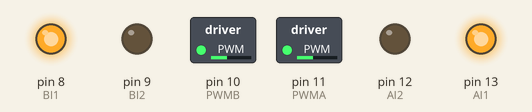
This sketch was run on a simulated Arduino Uno, built with avr-gcc and run on an emulated ATmega328P. Shown: switched loads named in the sketch (green lamp = pin HIGH), output pins drawn as LEDs (lit = HIGH).

Above: at 0.05 s.
At 9.35 s:
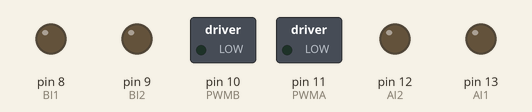
Timing chart, 0 to 12.2 s (numbered marks = the images above):
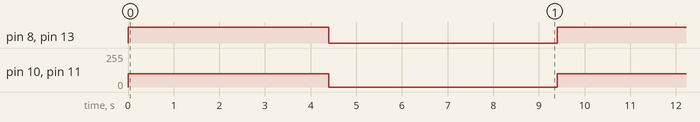

Measured:
- by itself, pin 8 (BI1), pin 13 (AI1): alternates HIGH for 4.4 s and LOW for 5.0 s
- by itself, pin 10 (PWMB), pin 11 (PWMA): alternates 100/255 for 4.4 s and 0/255 for 5.0 s

The sketch:

finecontrol.ino
```cpp
//---------------------------------------------------------------------
// ME120, Section 001
// Sean Lai
//
// Fine Control Functions
// Note when hooking up motors:
// A01(+) A02(-), B01(-), B02(+) due to the physical orientation of the motors,
// because the B motor is mounted upside down.
//---------------------------------------------------------------------

// Declare pins for motors
const int AI1 = 13, AI2 = 12, PWMA = 11;
const int BI1 = 8, BI2 = 9, PWMB = 10;

void setup() {
  // Setup pins as outputs
  pinMode(AI1, OUTPUT);
  pinMode(AI2, OUTPUT);
  pinMode(PWMA, OUTPUT);
  pinMode(BI1, OUTPUT);
  pinMode(BI2, OUTPUT);
  pinMode(PWMB, OUTPUT);
}

void loop() {
  // Drive robot in an expanding spiral
  drive(1, 100, 1, 75, 400);
  drive(1, 100, 1, 70, 400);
  drive(1, 100, 1, 65, 400);
  drive(1, 100, 1, 60, 400);
  drive(1, 100, 1, 55, 400);
  drive(1, 100, 1, 50, 400);
  drive(1, 100, 1, 45, 400);
  drive(1, 100, 1, 40, 400);
  drive(1, 100, 1, 35, 400);
  drive(1, 100, 1, 30, 400);
  drive(1, 100, 1, 25, 400);
  stop();
  delay(5000);
}

void drive(int direction, int speed, int turnDirection, int turnRate, int duration) {
  // Drives robot with these instructions:
  //  direction: 1 -> forward, 0 -> backward
  //  speed: 0 to 255
  //  turnDirection: 1 -> right, 0 -> left
  //  turnRate: 0 to 50
  //  duration: length of time to perform command in milliseconds

  // Set direction of travel
  if (direction == 1) {
    digitalWrite(AI1, 1);
    digitalWrite(AI2, 0);
    digitalWrite(BI1, 1);
    digitalWrite(BI2, 0);
  }
  else {
    digitalWrite(AI1, 0);
    digitalWrite(AI2, 1);
    digitalWrite(BI1, 0);
    digitalWrite(BI2, 1);
  }

  // Set PWM values to run robot
  // turnRate reduces the speed of one motor to turnRate percent of
  // the other motor to turn to robot.
  // EX: turn rate 100 stops one motor
  //     turn rate of 0 drives both motors at the same speed
  //     turn rate of 50 turns one motor at 50% the speed of the other
  if (turnDirection == 1) {
    analogWrite(PWMA, speed);
    analogWrite(PWMB, speed*(1-turnRate/100));
  }
  else {
    analogWrite(PWMA, speed*(1-turnRate/100));
    analogWrite(PWMB, speed);
  }

  // Set duration
  delay(duration);
}

void stop() {
  digitalWrite(AI1, 0);
  digitalWrite(AI2, 0);
  digitalWrite(BI1, 0);
  digitalWrite(BI2, 0);
  analogWrite(PWMA, 0);
  analogWrite(PWMB, 0);
}
```
